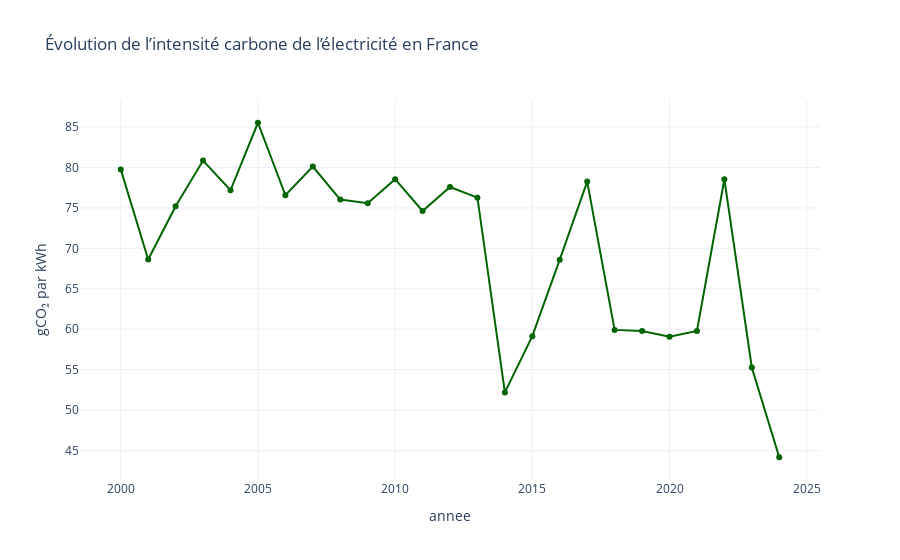

The notebook cell saved with this chart:
### Code cell
import plotly.express as px

# Création du graphique interactif
fig = px.line(df_intensite_fr,
              x='annee',
              y='Intensité_carbone',
              title="Évolution de l’intensité carbone de l’électricité en France",
              labels={'Intensité_carbone': 'gCO₂ par kWh'},
              markers=True)

# Mise en forme
fig.update_traces(line=dict(color='darkgreen'))
fig.update_layout(template='plotly_white')

# Affichage
fig.show()

### Figure 1 — Plotly figure (JSON) as saved in the notebook; plotly's stock layout.template omitted (floating-point values rounded to 4 significant figures)
{"data": [{"hovertemplate": "annee=%{x}<br>gCO₂ par kWh=%{y}<extra></extra>", "legendgroup": "", "line": {"color": "darkgreen", "dash": "solid"}, "marker": {"symbol": "circle"}, "mode": "lines+markers", "name": "", "orientation": "v", "showlegend": false, "type": "scatter", "x": [2000, 2001, 2002, 2003, 2004, 2005, 2006, 2007, 2008, 2009, 2010, 2011, 2012, 2013, 2014, 2015, 2016, 2017, 2018, 2019, 2020, 2021, 2022, 2023, 2024], "xaxis": "x", "y": [79.77, 68.63, 75.21, 80.86, 77.19, 85.53, 76.57, 80.11, 76.03, 75.6, 78.56, 74.62, 77.59, 76.27, 52.2, 59.15, 68.61, 78.26, 59.92, 59.79, 59.08, 59.79, 78.55, 55.28, 44.18], "yaxis": "y"}], "layout": {"legend": {"tracegroupgap": 0}, "title": {"text": "Évolution de l’intensité carbone de l’électricité en France"}, "xaxis": {"anchor": "y", "domain": [0, 1], "title": {"text": "annee"}}, "yaxis": {"anchor": "x", "domain": [0, 1], "title": {"text": "gCO₂ par kWh"}}}}
